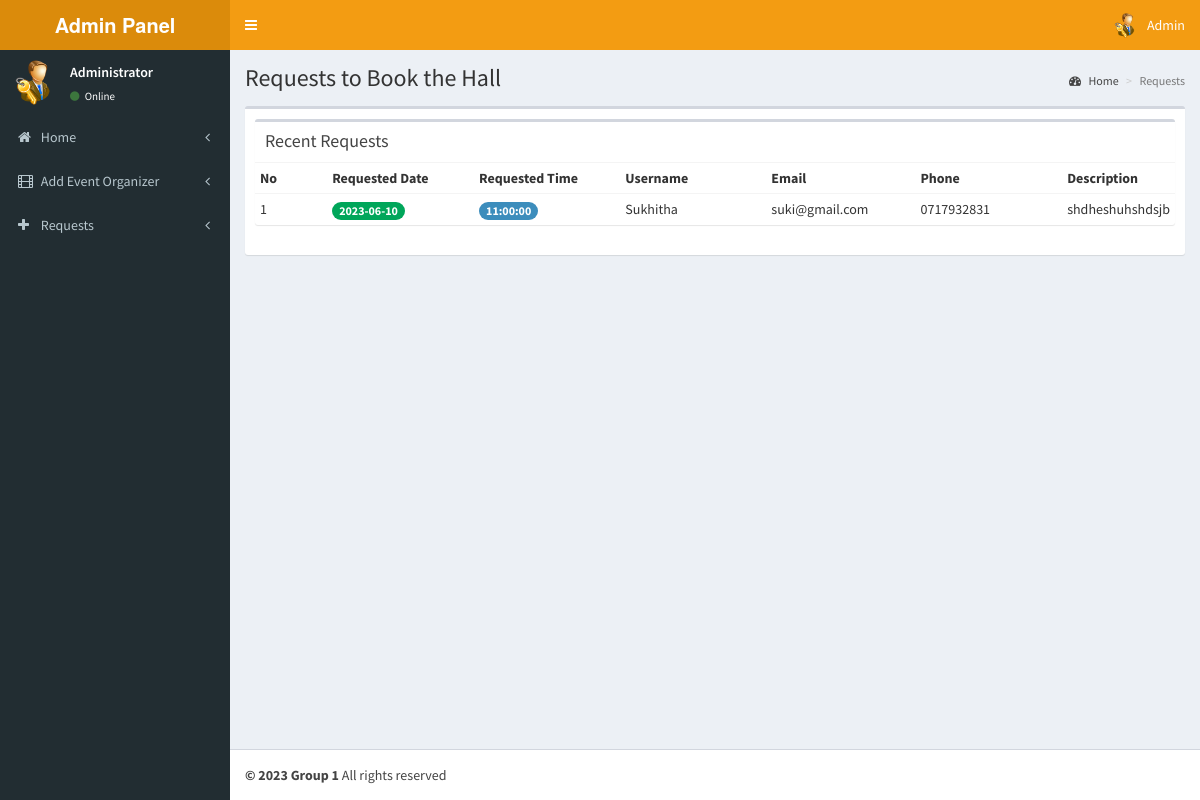
The app's page /admin/pages/requests.php (signed in) with its own data.
### tables this page shows
CREATE TABLE `tbl_reservations` (
  `res_id` int(11) NOT NULL,
  `u_id` int(11) NOT NULL,
  `request` varchar(1000) NOT NULL,
  `r-date` date NOT NULL,
  `r_time` time NOT NULL
);

CREATE TABLE `tbl_registration` (
  `user_id` int(11) NOT NULL,
  `name` varchar(50) NOT NULL,
  `email` varchar(50) NOT NULL,
  `phone` varchar(12) NOT NULL,
  `age` int(2) NOT NULL,
  `gender` varchar(10) NOT NULL
);

### admin/pages/requests.php (the view)
<?php
include('header.php');
?>
  <div class="content-wrapper">
    <section class="content-header">
      <h1>
        Requests to Book the Hall
      </h1>
      <ol class="breadcrumb">
        <li><a href="index.php"><i class="fa fa-dashboard"></i> Home</a></li>
        <li class="active">Requests</li>
      </ol>
    </section>
    <section class="content">
      <div class="box">
        <div class="box-body">
            <div class="box">
            <div class="box-header">
              <h3 class="box-title">Recent Requests</h3>
            </div>
            <div class="box-body no-padding">
              <table class="table table-condensed">
                <tr>
                  <th class="col-md-1">No</th>
                  <th class="col-md-2">Requested Date</th>
				  <th class="col-md-2">Requested Time</th>
				  <th class="col-md-2">Username</th>
				  <th class="col-md-2">Email</th>
				  <th class="col-md-2">Phone</th>
                  <th class="col-md-4">Description</th>
                </tr>
                <?php
					$qry8=mysqli_query($con,"select * from tbl_reservations");
					$no=1;
					while($r=mysqli_fetch_array($qry8))
					{
					?>
					<tr>
					<td><?php echo $no;?></td>
					<td><span class="badge bg-green"><?php echo $r['r-date'];?></span></td>
					<td><span class="badge bg-light-blue"><?php echo $r['r_time'];?></span></td>
					<?php $qry9=mysqli_query($con,"select * from tbl_registration where user_id='".$r['u_id']."'");
					$u=mysqli_fetch_array($qry9);
					?>
					<td><?php echo $u['name'];?></td>
					<td><?php echo $u['email'];?></td>
					<td><?php echo $u['phone'];?></td>
					<td><?php echo $r['request'];?></td>
					</tr>
					<?php
					       $no=$no+1;
					}
					?>
              </table>
            </div>
          </div>
        </div>
      </div>
    </section>
  </div>
  <?php
include('footer.php');
?>

### records on screen
tbl_reservations: value "2023-06-10", r_time "11:00:00", tbl_registration.name "Sukhitha", tbl_registration.email "suki@gmail.com", tbl_registration.phone "0717932831", request "shdheshuhshdsjb"
